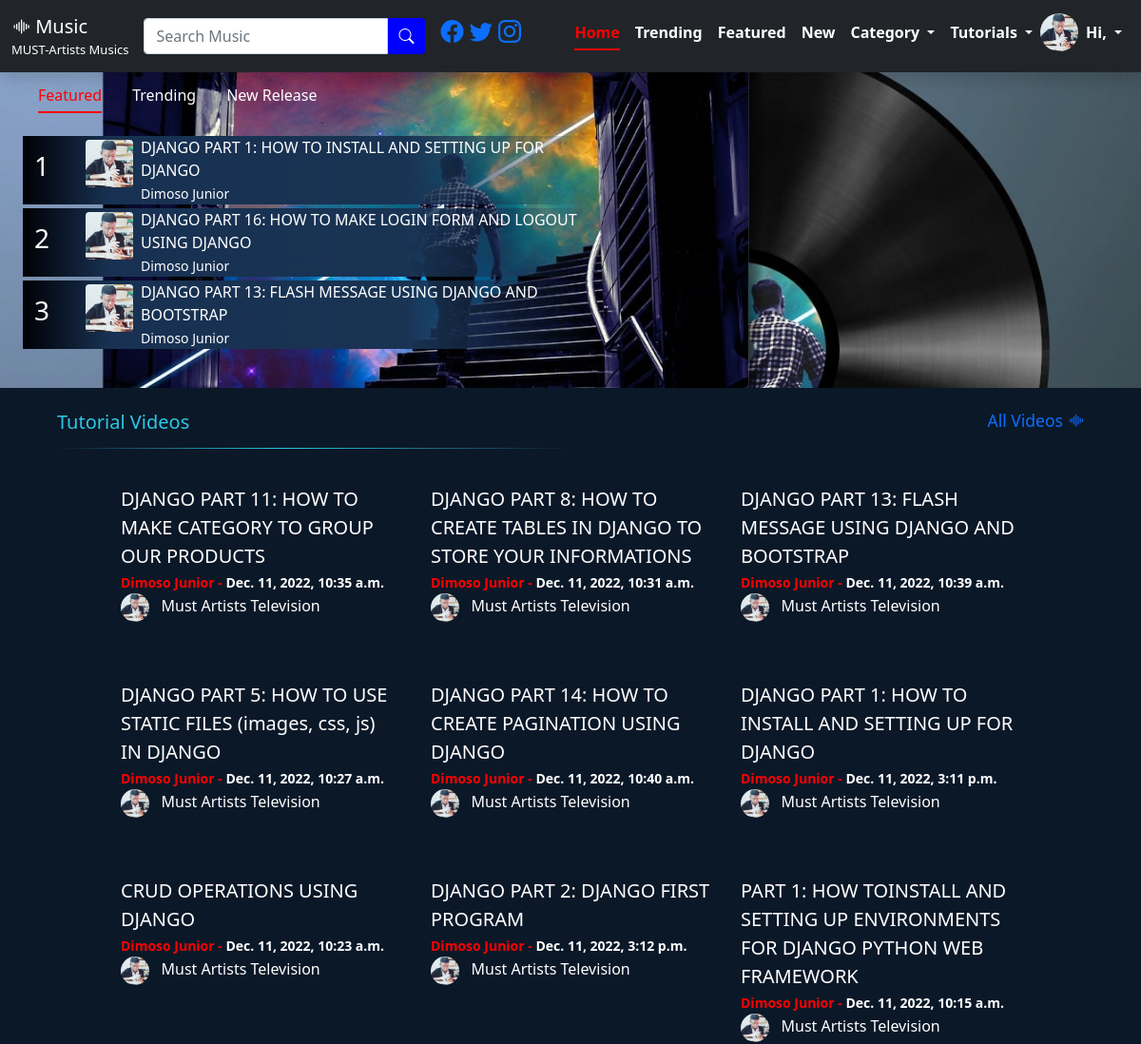
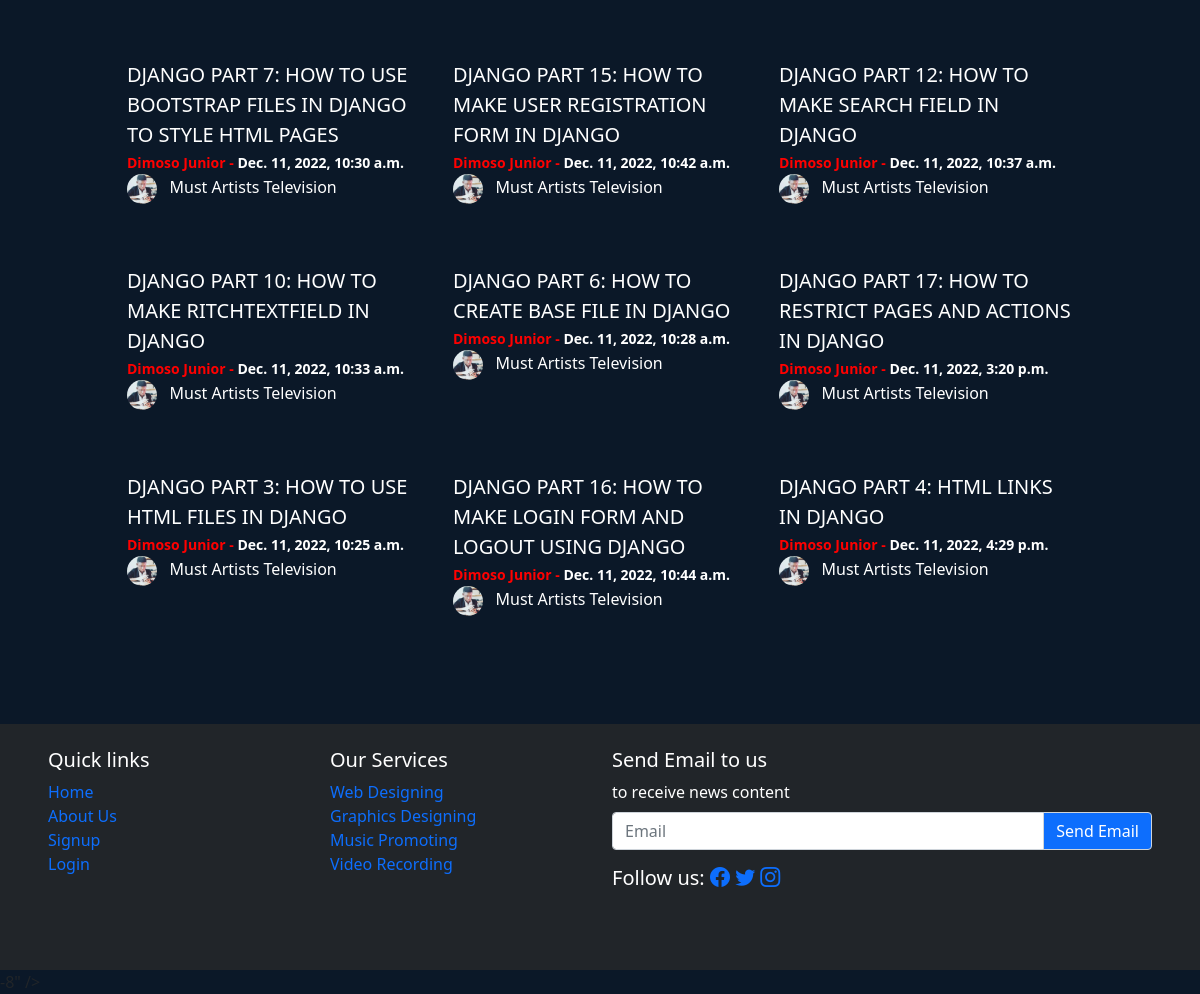
Screenshot of /tutorials_home/ with the database file from the repository (2 pictures, top to bottom).
### MusicApp/models.py (models this page shows, shortened)
class TutorialVideos(models.Model):
	video = EmbedVideoField()
	TutorialName = models.CharField(max_length=1000)
	ArtistName = models.CharField(max_length=1000)
	IsFeatured = models.BooleanField(default=False, blank=True,null=True)
	IsTrending = models.BooleanField(default=False, blank=True,null=True)
	NewRelease = models.BooleanField(default=False, blank=True,null=True)
	ArtistImage = models.ImageField(default="media/media/me.jpg", upload_to="media/", blank=True,null=True)
	TutorialNumber = models.IntegerField(blank=True,null=True)
	Created = models.DateTimeField(auto_now_add=True)
	Type_Choices = (
			('Python Tutorials','Python Tutorials'),
			('Django Tutorials','Django Tutorials'),
			('Html & Css Tutorials','Html & Css Tutorials'),
			('Javascript Tutorials','Javascript Tutorials'),
			('Bootstrap Tutorials','Bootstrap Tutorials'),
		)
	TutorialType = models.CharField(max_length=1000, choices=Type_Choices, blank=True, null=True)

### MusicApp/views.py (the view)
# urls.py: path('tutorials_home/', views.tutorials_home, name="tutorials_home"),
def tutorials_home(request):
	tutorial = TutorialVideos.objects.all().order_by('?')
	isfeatured = TutorialVideos.objects.filter(IsFeatured=True).order_by('-id')[ :3]
	trending = TutorialVideos.objects.filter(IsTrending=True).order_by('-id')[ :3]
	new_release = TutorialVideos.objects.filter(NewRelease=True).order_by('-id')[ :3]
	context = {
		"tutorial":tutorial,
		"isfeatured":isfeatured,
		"trending":trending,
		"new_release":new_release,
	}
	return render(request, 'Tutorials/tutorials_home.html',context)

### MusicApp/templates/Tutorials/tutorials_home.html (shortened to what this page needs)
{% extends 'Tutorials/Tutorials_base.html' %}
{% load static %}
{% load embed_video_tags %}
{% block content %}
<!DOCTYPE html>
<html>
<head>
</head>
<body style="">
    <div class="container-fluid" style="margin-bottom: 2cm;">
<h5 class="song-category-title mx-5 pt-4">Tutorial Videos<small class="float-end"><a href="">All Videos <i class="bi bi-soundwave"></i></a></small></h5>
		<section class=" d-flex justify-content-center" style="flex-wrap: wrap;">
{% if tutorial %}
{% for x in tutorial %}
			<div class="col-md-3 m-3" style="">
				<div>
					<div class="lead text-white" style="margin-top: 14px;">
					    {{x.TutorialName}}
				</div>
					<small class="" style="color: red;font-weight: bold;">{{x.ArtistName}} -
					 <span style="color: white;font-weight: bold;">{{x.Created}}</span>
					 </small><br>
					 <p style="color: white"><img src="{%static 'MusicApp/assets/img/me.jpg' %}" class="rounded-circle" style="width: 30px;height: 30px;">  &nbsp; Must Artists Television</p>
				</div>
			</div>
{% endfor %}
{% else %}
<h5 class="song-category-title mx-5 pt-4">No Uploaded Video </h5>
{% endif %}
</section>
</div>
</body>
</html>
{% endblock %}

### MusicApp/templates/Tutorials/tutorials_base.html (shortened to what this page needs)
{% load static %}
<!DOCTYPE html>
<html>
<head>
 <link href="{% static 'MusicApp/assets/vendor/fontawesome-free/css/all.min.css' %}" rel="stylesheet">
     <link rel="stylesheet" href="{% static 'MusicApp/assets/jqueryui/jquery-ui.css' %}">
    <link rel="stylesheet" href="{% static 'MusicApp/assets/jqueryui/jquery-ui.structure.min.css' %}">
    <link rel="stylesheet" href="{% static 'MusicApp/assets/jqueryui/jquery-ui.structure.css' %}">
    <link rel="stylesheet" href="{% static 'MusicApp/assets/jqueryui/jquery-ui.theme.min.css' %}">
     <link rel="stylesheet" href="{% static 'MusicApp/assets/jqueryui/jquery-ui.theme.css' %}">
    <link href="{% static 'MusicApp/assets/css/animate.min.css' %}" rel="stylesheet">
    <link href="{% static 'MusicApp/assets/css/bootstrap.min.css' %}" rel="stylesheet">
    <link href="{% static 'MusicApp/assets/vendor/bootstrap-icons/bootstrap-icons.css' %}" rel="stylesheet">
    <link href="{% static 'MusicApp/assets/vendor/fontawesome-free/css/all.min.css' %}" rel="stylesheet">
</head>
<body style="">
	<main>
		<nav class="mainnav shadow navbar-expand-lg navbar navbar-dark bg-dark fixed-top" style="">
		  <div class="container-fluid">
		    <a class="navbar-brand" href="#">
		    	<i class="bi bi-soundwave"></i> Music
		    	<div style="font-size: 13px">MUST-Artists Musics</div>
		    </a>
		    <form method="get" action="{% url 'search_tutorial' %}">
		    <div>
			    <div class="input-group ">
				  <input type="text" name="search" id="search" class="form-control" placeholder="Search Music" aria-label="Recipient's username" aria-describedby="basic-addon2" required>
				  <button type="submit" class="border-0 input-group-text" id="basic-addon2" style="color: white;font-weight: bold;background-color: blue;"><i class="bi bi-search"></i></button>
				</div>
			</div>
		</form>
			<div class="text-white h4 mx-3">
				<a href="">
					<i class="bi bi-facebook"></i>
				</a>
				<a href="">
					<i class="bi bi-twitter"></i>
				</a>
				<a href="">
					<i class="bi bi-instagram"></i>
				</a>
			</div>
		    <div class="collapse navbar-collapse" id="navbarSupportedContent">
		      <ul class="navbar-nav ms-auto mb-2 mb-lg-0">
		        <li class="nav-item">
		          <a class="nav-link active" aria-current="page" href="{% url 'home' %}" style="color: white;font-weight: bold;">Home</a>
		        </li>
		        <li class="nav-item">
		          <a class="nav-link" href="{% url 'trending' %}" style="color: white;font-weight: bold;">Trending</a>
		        </li>
		         <li class="nav-item">
		          <a class="nav-link" href="{% url 'featured' %}" style="color: white;font-weight: bold;">Featured</a>
		        </li>
		        <li class="nav-item">
		          <a class="nav-link" href="{% url 'new_release' %}" style="color: white;font-weight: bold;">New</a>
		        </li>
		        <li class="nav-item dropdown">
		          <a class="nav-link dropdown-toggle" href="#" id="navbarDropdown" role="button" data-bs-toggle="dropdown" aria-expanded="false" style="color: white;font-weight: bold;">
		            Category
		          </a>
		        </li>
		        <li class="nav-item dropdown">
		          <a class="nav-link dropdown-toggle" href="#" id="navbarDropdown" role="button" data-bs-toggle="dropdown" aria-expanded="false" style="color: white;font-weight: bold;">
		            Tutorials
		          </a>
		        </li>
		        <img class="rounded-circle" src="{% static 'MusicApp/assets/img/me.jpg' %}" style="width:40px;height:40px">
		        <li class="nav-item dropdown">
		          <a class="nav-link dropdown-toggle" href="#" id="navbarDropdown" role="button" data-bs-toggle="dropdown" aria-expanded="false" style="color: white;font-weight: bold;">
		            Hi, {{user.username}}
		          </a>
		        </li>
		      </ul>
		    </div>
		  </div>
		</nav>
		<div class="hero-area text-white pt-5 mt-2">
			<ul class="hero-nav nav m-4 nav-pills mb-3" id="pills-tab" role="tablist">
			  <li class="nav-item" role="presentation">
			    <button class="text-white nav-link active" id="pills-home-tab" data-bs-toggle="pill" data-bs-target="#pills-home" type="button" role="tab" aria-controls="pills-home" aria-selected="true">Featured</button>
			  </li>
			  <li class="nav-item" role="presentation">
			    <button class="text-white nav-link" id="pills-profile-tab" data-bs-toggle="pill" data-bs-target="#pills-profile" type="button" role="tab" aria-controls="pills-profile" aria-selected="false">Trending</button>
			  </li>
			  <li class="nav-item" role="presentation">
			    <button class="text-white nav-link" id="pills-contact-tab" data-bs-toggle="pill" data-bs-target="#pills-contact" type="button" role="tab" aria-controls="pills-contact" aria-selected="false">New Release</button>
			  </li>
			</ul>
 <div class="tab-content" id="pills-tabContent">
              <div class="tab-pane fade show active" id="pills-home" role="tabpanel" aria-labelledby="pills-home-tab" tabindex="0">
                  {% if isfeatured %}
                  {% for x in isfeatured %}
                  <a href="{% url 'view_tutorial' x.id %}" style="color: white;text-decoration: none;">
                    <div class="song-small m-1 ms-4 col-md-6 row align-items-center" >
                        <div class="col-1 h3">{{forloop.counter}}</div>
                        <div class="col d-flex">
                        	{% if x.ArtistImage %}
                            <img class="song-small-img rounded m-1" src="{{x.ArtistImage.url}}" >
                            {% endif %}
                            <div class="ms-1">
                                <div>{{x.TutorialName}}</div>
                                <small>{{x.ArtistName}}</small>
                            </div>
                        </div>
                    </div>
                    </a>
                    {% endfor %}
                    {% else %}
<h5 class="song-category-title mx-5 pt-4">No Featured Musics </h5>
{% endif %}
     </div>
 </div>
		</div>
	</main>
{% block content %}
{% endblock %}
<footer class="p-5 pt-4  row bg-dark text-white">
		<div class="col-md-3 mb-4 col-sm-6">
			<h5>Quick links</h5>
			<ul class="nav flex-column">
				<li><a href="{% url 'home' %}">Home</a></li>
				<li><a href="https://readmycv.pythonanywhere.com/">About Us</a></li>
				<li><a href="{% url 'signup' %}">Signup</a></li>
				<li><a href="{% url 'signin' %}">Login</a></li>
			</ul>
		</div>
		<div class="col-md-3 mb-4 col-sm-6">
			<h5>Our Services</h5>
			<ul class="nav flex-column">
				<li><a href="#">Web Designing</a></li>
				<li><a href="#">Graphics Designing</a></li>
				<li><a href="#">Music Promoting</a></li>
				<li><a href="#">Video Recording</a></li>
			</ul>
		</div>
		<div class="col-md-6 mb-4">
			<form method="POST" action="{% url 'send_email' %}">
			<h5>Send Email to us</h5>
			<div>to receive news content</div>
			<div class="input-group mb-3 mt-2">
			  <input type="email"name="Email" class="form-control" placeholder="Email" required>
			  <button class="bg-primary text-white input-group-text" id="basic-addon2">Send Email</button>
			</div>
			</form>
			<div class="text-white h5 ">
				Follow us:
				<a href="">
					<i class="bi bi-facebook"></i>
				</a>
				<a href="">
					<i class="bi bi-twitter"></i>
				</a>
				<a href="">
					<i class="bi bi-instagram"></i>
				</a>
			</div>
		</div>
	</footer>
</body>
</html>-8" />

### MusicApp/templates/Tutorials/tutorials_home.html (style rules this page uses)
html { overflow-x: hidden; }

### rows the page displays
TutorialVideos: ArtistImage (picture), TutorialName "DJANGO PART 1: HOW TO INSTALL AND SETTING UP FOR DJANGO", ArtistName "Dimoso Junior", Created "Dec. 11, 2022, 3:11 p.m."
TutorialVideos: ArtistImage (picture), TutorialName "DJANGO PART 16: HOW TO MAKE LOGIN FORM AND LOGOUT USING DJANGO", ArtistName "Dimoso Junior", Created "Dec. 11, 2022, 10:44 a.m."
TutorialVideos: ArtistImage (picture), TutorialName "DJANGO PART 13: FLASH MESSAGE USING DJANGO AND BOOTSTRAP", ArtistName "Dimoso Junior", Created "Dec. 11, 2022, 10:39 a.m."
TutorialVideos: TutorialName "DJANGO PART 11: HOW TO MAKE CATEGORY TO GROUP OUR PRODUCTS", ArtistName "Dimoso Junior", Created "Dec. 11, 2022, 10:35 a.m."
TutorialVideos: TutorialName "DJANGO PART 8: HOW TO CREATE TABLES IN DJANGO TO STORE YOUR INFORMATIONS", ArtistName "Dimoso Junior", Created "Dec. 11, 2022, 10:31 a.m."
TutorialVideos: TutorialName "DJANGO PART 5: HOW TO USE STATIC FILES (images, css, js) IN DJANGO", ArtistName "Dimoso Junior", Created "Dec. 11, 2022, 10:27 a.m."
TutorialVideos: TutorialName "DJANGO PART 14: HOW TO CREATE PAGINATION USING DJANGO", ArtistName "Dimoso Junior", Created "Dec. 11, 2022, 10:40 a.m."
TutorialVideos: TutorialName "CRUD OPERATIONS USING DJANGO", ArtistName "Dimoso Junior", Created "Dec. 11, 2022, 10:23 a.m."
TutorialVideos: TutorialName "DJANGO PART 2: DJANGO FIRST PROGRAM", ArtistName "Dimoso Junior", Created "Dec. 11, 2022, 3:12 p.m."
TutorialVideos: TutorialName "PART 1: HOW TOINSTALL AND SETTING UP ENVIRONMENTS FOR DJANGO PYTHON WEB FRAMEWORK", ArtistName "Dimoso Junior", Created "Dec. 11, 2022, 10:15 a.m."
TutorialVideos: TutorialName "DJANGO PART 7: HOW TO USE BOOTSTRAP FILES IN DJANGO TO STYLE HTML PAGES", ArtistName "Dimoso Junior", Created "Dec. 11, 2022, 10:30 a.m."
TutorialVideos: TutorialName "DJANGO PART 15: HOW TO MAKE USER REGISTRATION FORM IN DJANGO", ArtistName "Dimoso Junior", Created "Dec. 11, 2022, 10:42 a.m."
TutorialVideos: TutorialName "DJANGO PART 12: HOW TO MAKE SEARCH FIELD IN DJANGO", ArtistName "Dimoso Junior", Created "Dec. 11, 2022, 10:37 a.m."
TutorialVideos: TutorialName "DJANGO PART 10: HOW TO MAKE RITCHTEXTFIELD IN DJANGO", ArtistName "Dimoso Junior", Created "Dec. 11, 2022, 10:33 a.m."
TutorialVideos: TutorialName "DJANGO PART 6: HOW TO CREATE BASE FILE IN DJANGO", ArtistName "Dimoso Junior", Created "Dec. 11, 2022, 10:28 a.m."
TutorialVideos: TutorialName "DJANGO PART 17: HOW TO RESTRICT PAGES AND ACTIONS IN DJANGO", ArtistName "Dimoso Junior", Created "Dec. 11, 2022, 3:20 p.m."
TutorialVideos: TutorialName "DJANGO PART 3: HOW TO USE HTML FILES IN DJANGO", ArtistName "Dimoso Junior", Created "Dec. 11, 2022, 10:25 a.m."
TutorialVideos: TutorialName "DJANGO PART 4: HTML LINKS IN DJANGO", ArtistName "Dimoso Junior", Created "Dec. 11, 2022, 4:29 p.m."
